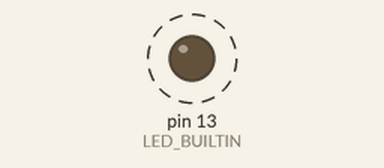
Simulated run of this sketch. Board: Arduino Leonardo, built with avr-gcc and run on an emulated ATmega32U4. On the bench: output pins drawn as LEDs (lit = HIGH). Dashed ring = blinking. USB keyboard and mouse output is not drawn.

Above: at 7.2 s.
Timing chart, 0 to 9.6 s (numbered marks = the images above):
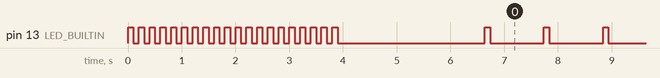

The sketch:

NotepadMsg.ino
```cpp
/*
  Use the board as keyboard

  - This sketch is for Windows OS: it opens the "Run" dialog,
    executes "notepad" and types "Hello World" in it.

  - To program the board choose Arduino Leonardo or Micro.

  - If you cannot program it anymore, try these steps:
    1. Load Blink.ino
    2. Press the reset button and do not release it.
    3. Hit the "Upload" button and when the IDE reports
       the memory usage, release the reset button.
*/
#include "Keyboard.h"

void setup()
{
  // Pin mode
  pinMode(LED_BUILTIN, OUTPUT);

  // Leave a delay to be able to re-program later on
  for (int i = 0 ; i < 20 ; i++)
  {
    digitalWrite(LED_BUILTIN, HIGH);
    delay(100);
    digitalWrite(LED_BUILTIN, LOW);
    delay(100);
  }

  // Start the keyboard emulation
  Keyboard.begin();

  // Execute "WIN + R" which opens the "Run" dialog
  Keyboard.press(KEY_LEFT_GUI);
  delay(100);
  Keyboard.press('r');
  Keyboard.releaseAll();
  delay(500);

  // Run notepad.exe and type "Hello World"
  // Note: we could also use Keyboard.println("notepad")
  //       without Keyboard.write(KEY_RETURN)
  Keyboard.print("notepad");
  delay(1000);
  Keyboard.write(KEY_RETURN);
  delay(1000);
  Keyboard.print("Hello World");

  // Stop the keyboard emulation
  Keyboard.end();
}

void loop()
{
  digitalWrite(LED_BUILTIN, HIGH);
  delay(100);
  digitalWrite(LED_BUILTIN, LOW);
  delay(1000);
}
```

Measured:
- by itself, pin 13 (LED_BUILTIN): goes 19 × (LOW 0.10 s, HIGH 0.10 s), LOW 2.7 s, 112 × (HIGH 0.10 s, LOW 1.0 s), HIGH 0.10 s, then LOW
